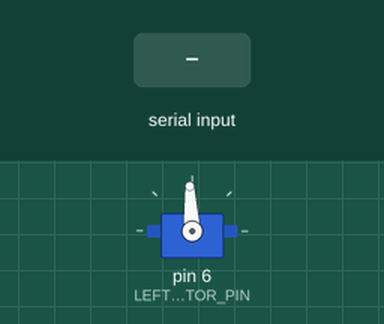
This sketch was run on a simulated Arduino Uno, built with avr-gcc and run on an emulated ATmega328P. Shown: servo. The inputs (shaded band) are chosen by the test bench.

Above: at 6.2 s.
6.3 s: "90,45\n" received over Serial
At 7.6 s:
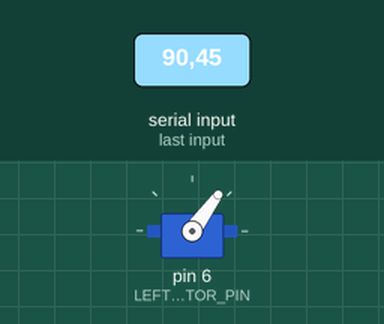
Timing chart, 0 to 9.3 s (numbered marks = the images above; inputs shaded):
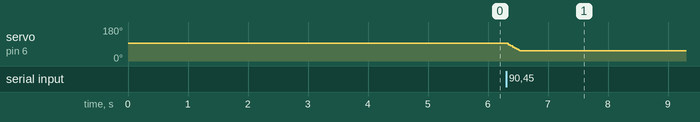

Measured:
- after the input at 6.3 s, servo on pin 6 (LEFT_MOTOR_PIN): 93° → 54° at once

The sketch:

test_motor.ino
```cpp
#include "config.h"
#include "types.h"
#include "motor.h"

//            7            , 1900            , 1100            , 1500
Motor aMotor(LEFT_MOTOR_PIN, ESC_FULL_FORWARD, ESC_FULL_REVERSE, ESC_STOP_SIGNAL);

void setup()
{
    Serial.begin(9600);
    while(!Serial);
    aMotor.begin();
    delay(5000);        // Give the ESC time to see the motor.
}

void loop()
{
    if (Serial.available() > 0)        // Use the serial monitor to change the speed.
    {
        int speed = Serial.parseInt();
        aMotor.updateSpeed(speed);

        if (Serial.available() > 0)    // Make sure it's fully empty
        {
            Serial.read();
        }
    }
}
```

motor.h
```cpp
#ifndef MOTOR_H
#define MOTOR_H

    #include "types.h"
    #include <Servo.h>

    // This class is intended to be used with an ElectronicSpeedController.
    // We are using the BlueRobotics ESC.
    // In that case, a more appropriate name may be ESC or the full name.
    // However, in our abstraction for the Boat, the ESC is effectively the motor
    // so I've decided to name the class motor.
    class Motor
    {
        public:
            Motor(uint8_t pwm, int forward_limit, int reverse_limit, int stop)
            {
                // The ESC has a PWM pin for speed control.
                // The PWM has a 20 us period and valid speeds are typically between 1100 and 1900.
                // For us the stoping value is around 1500.
                // Anything lower down to 1100 is reverse and anything great up to 1900 is forward.
                // But I've made them modular in case we use a difference ESC that works differently one day.

                pwmPin = pwm;
                MAX_FORWARD = forward_limit;
                MAX_REVERSE = reverse_limit;
                STOP = stop;
            }

            void begin()
            {
                // To provide the PWM signal, Arduino has the Servo class.
                // We are basically building a fancy wrapper for the servo class...
                motor.attach(pwmPin);
                currentSpeed = STOP;
                motor.writeMicroseconds(STOP);
            }

            void updateSpeed(int targetSpeed)
            {
                targetSpeed = clampSpeed(targetSpeed);
                while(currentSpeed != targetSpeed)
                {
                    // The right hand side of this line of code is called
                    // a ternary operator.
                    //              (condition) ? (value if true)  : (value if false)
                    currentSpeed += (currentSpeed < targetSpeed) ? (1) : (-1);
                    motor.writeMicroseconds(currentSpeed);
                    delayMicroseconds(500);
                }
            }

        private:
            uint8_t pwmPin;
            int currentSpeed;
            Servo motor;

            int STOP;
            int MAX_FORWARD;
            int MAX_REVERSE;

            int clampSpeed(int speed)
            {
                if (speed > MAX_FORWARD)
                {
                    return MAX_FORWARD;
                }
                else if (speed < MAX_REVERSE)
                {
                    return MAX_REVERSE;
                }
                else
                {
                    return speed;
                }
            }

    };

#endif
```

types.h
```cpp
#ifndef TYPES_H
#define TYPES_H

    #include "config.h"

    // Structs are like arrays, but
    // instead of requiring the same type
    // we can use different types.
    // Each element in the struct is called
    // a "member".
    // To access memebers, we use
    // StructName.MemberName  <- notice the '.'

    /*===================================================
        Navigation / GPS DATA Structures and Classes

        GlobalPositioningData contains infomration from the GPS.

        GlobalPositioning manages the ineraction with the module itself

        Point contains a latitude and longitude pair

        Date contains the date
      ===================================================*/

    class Point
    {
        // The point class contains a latitude and longitude.
        // Given another point, it can calculate the distance to that point
        // and the required heading to reach that point.
        public:
            long latitude;  // Latitude  degrees * 10e-6
            long longitude; // Longitude degrees * 10e-6

            // Default to 0 constructor
            Point()
            {
                latitude  = 0;
                longitude = 0;
            }

            // Pass in lat and lon values
            Point(long lat, long lon)
            {
                latitude = lat;
                longitude = lon;
            }

            // The first const says that we won't modify the point that is named "other".
            // The second const says that we won't modify *this* instance of point.
            double distanceTo(const Point& other) const
            {
                // returns distance in meters between two positions, both specified
                // as signed decimal-degrees latitude and longitude. Uses great-circle
                // distance computation for hypothetical sphere of radius 6372795 meters.
                // Because Earth is no exact sphere, rounding errors may be up to 0.5%.
                // Courtesy of Maarten Lamers. Modified for the Point class by Wesley Cooke

                double lat1   =  (double)latitude / 10000000.0; // Convert lat and long to degrees
                double long1  =  (double)longitude  / 10000000.0;
                double lat2   =  (double)other.latitude  / 10000000.0;
                double long2  =  (double)other.longitude  / 10000000.0;
                double delta  = radians(long1-long2);
                double sdlong = sin(delta);
                double cdlong = cos(delta);
                lat1          = radians(lat1);
                lat2          = radians(lat2);
                double slat1  = sin(lat1);
                double clat1  = cos(lat1);
                double slat2  = sin(lat2);
                double clat2  = cos(lat2);
                delta         = (clat1 * slat2) - (slat1 * clat2 * cdlong);
                delta         = sq(delta);
                delta        += sq(clat2 * sdlong);
                delta         =  sqrt(delta);
                double denom  = (slat1 * slat2) + (clat1 * clat2 * cdlong);
                delta         = atan2(delta, denom);
                return delta * 6372795;
            }

            double getTargetHeading(const Point& other) const
            {
                // returns course in degrees (North=0, West=270) from position 1 to position 2,
                // both specified as signed decimal-degrees latitude and longitude.
                // Because Earth is no exact sphere, calculated course may be off by a tiny fraction.
                // Courtesy of Maarten Lamers. Modified for the Point class by Wesley Cooke.

                double lat1  =  (double)latitude  / 10000000.0; // Convert lat and long to degrees
                double long1 =  (double)longitude  / 10000000.0;
                double lat2  =  (double)other.latitude  / 10000000.0;
                double long2 =  (double)other.longitude / 10000000.0;
                double dlon  = radians(long2-long1);
                lat1         = radians(lat1);
                lat2         = radians(lat2);
                double a1    = sin(dlon) * cos(lat2);
                double a2    = sin(lat1) * cos(lat2) * cos(dlon);
                a2           = cos(lat1) * sin(lat2) - a2;
                a2           = atan2(a1, a2);

                if (a2 < 0.0)
                {
                    a2 += TWO_PI;
                }
                return degrees(a2);
            }
    };

    struct Date
    {
        uint16_t year;
        uint8_t month;
        uint8_t day;
        uint8_t hour;
        uint8_t minute;
        uint8_t second;
    };

    struct GlobalPositioningData
    {
        Date date;
        Point position;

        uint8_t fixType;
        bool gnssFixOK;
        bool headVehValid;
        bool invalid_llh;
        uint8_t SIV;           // Satellites in View
        long groundSpeed;      // mm/s
        long headingMotion;    // degrees * 1e-5
        long headingVehicle;   // degrees * 1e-5
    };

    /* =======================================================
        System State

         The navigation state contains information used
         to make decisions about how to control WIL's heading

         MotorState contians the speed of the motors
       =======================================================*/
    struct NavigationState
    {
        double distanceToWaypoint;  // Meters
        double targetHeading;       // degrees 0-360
        double currentHeading;      // degrees 0-360
        double headingError;        // Normalized Error [-1, 1]
        double gpsError;            // Degrees, difference GPS vs heading sensor
        double averageGPSError;     // degrees, running average
        int waypointIndex;          // current waypoin index
        int numWaypoints;           // total number of waypoints
    };

    /*======================================
        Sensor Data
         EcoData contains the readings from
         the atlas scientific sensors.
      ======================================*/

    struct EcoData
    {
        float DO;            // Dissolved Oxygen
        float ORP;           // Oxidation-Reduction Potential
        float pH;
        float conductivity;  // Electrical Conductivity
        float waterTemp;     // Temperature in Celcius
    };

    /* ===========================================================================
        Program Modes of Operation

        An enumeration (or enum) is a user defined data type that contains
        a set of named integer constants. It is used to assign meaningful
        names to integer values, which makes a program easy to read and maintain.
        https://www.geeksforgeeks.org/c/enumeration-enum-c/
       ===========================================================================*/

    enum ProgramMode : uint8_t
    {
        REMOTECONTROL = 0,
        AUTONOMOUS    = 1,
        TUGBOAT       = 2
    };

    /* ===========================================================================
        Heading Average
        This struct is used to implement a circular array.
        This means that when the last index is reached, the array
        wraps back around to the front of the array.

        (So structs can also have method associated with them, which basically
        makes them a class, but we don't have to dig too deep here. I'm only
        doing this because these variables are always used with these methods)
    ===========================================================================*/
    class HeadingAverage
    {
        private:
            double sinValues[HEADING_AVERAGE_LIMIT];
            double cosValues[HEADING_AVERAGE_LIMIT];
            byte count;
            byte frontIndex;
            double sinSum;
            double cosSum;

        public:
            HeadingAverage()
            {
                reset();
            }
            void update(double angleDegrees)
            {
                // This method will update our average given a new value.

                if (count >= HEADING_AVERAGE_LIMIT)
                {
                    // Remove the oldest value
                    sinSum -= sinValues[frontIndex];
                    cosSum -= cosValues[frontIndex];
                } else
                {
                    count++;
                }
                // Get the x and y components
                double sinVal = sin(radians(angleDegrees));
                double cosVal = cos(radians(angleDegrees));
                //Add the components to the sum
                sinSum += sinVal;
                cosSum += cosVal;
                // Keep the value for later
                sinValues[frontIndex] = sinVal;
                cosValues[frontIndex] = cosVal;
                // Increment our front
                frontIndex = (frontIndex + 1) % HEADING_AVERAGE_LIMIT;
            }

            // This method doesn't modify the object state, so we mark it as const.
            double get() const
            {
                if (count == 0) return 0.0;
                return degrees(atan2(sinSum, cosSum));
            }

            void reset()
            {
                count = 0;
                frontIndex = 0;
                sinSum = 0;
                cosSum = 0;
                for (int i = 0; i < HEADING_AVERAGE_LIMIT; i++) {
                    sinValues[i] = 0;
                    cosValues[i] = 0;
                }
            }
    };

#endif
```

config.h
```cpp
#ifndef CONFIG_H
#define CONFIG_H
    /* ===================================================================================
        These variables are ones that may be useful to change at some point in time.
        I've grouped them together in this file. As a design principle, I didn't want these hard
        coded into the classes. Instead, the class should own it's own copy. This makes the
        classes reusable in other code independint of this config file.

        The keyword "const" is useful to ensure a value is not changed at run time.
        The keyword "constexpr" is useful to ensure a value is not changed at compile time.
       ====================================================================================*/

    /* =============
        Debug Flags
       ============= */
    constexpr bool DEBUG_PRINT_GPS_DATA = true;
    constexpr bool DEBUG_PRINT_SD_LOG   = true;
    constexpr bool DEBUG_PRINT_SERIAL   = true;

    /* ================
        Path Constants
       ================ */
    constexpr int MAX_WAYPOINTS = 200;

    /* ===========================
        Heading Control Constants
       =========================== */
    constexpr double ACCEPTABLE_HEADING_ERROR = 0.02;
    constexpr int HEADING_AVERAGE_LIMIT    = 100;

    /* =================
        Serial Settings
       ================= */
    constexpr unsigned long SERIAL_RADIO_BAUD = 57600;
    constexpr unsigned long DEBUG_SERIAL_BAUD = 9600;

    /* ===============
        I2C Addresses
       =============== */
    constexpr uint8_t   GPS_I2C_ADD = 0x42;
    constexpr uint8_t  ATLAS_DO_ADD = 0x61;
    constexpr uint8_t ATLAS_ORP_ADD = 0x62;
    constexpr uint8_t  ATLAS_PH_ADD = 0x63;
    constexpr uint8_t   ATLAS_C_ADD = 0x64;
    constexpr uint8_t       BNO_ADD = 0x28;

    constexpr int I2C_TIMEOUT_MS = 100;

    /* =====================
        Sensor Configs
       =====================*/
    constexpr int ATLAS_SENSOR_DELAY_MS = 1000; // How long each atlas sensor has to wait before getting data.
    constexpr int ONE_WIRE_BUS = 13;

    /* =========
        SD Card
       ========= */
    constexpr int SD_CHIP_SELECT = 48;
    constexpr const char* GPS_DATA_FILE   = "GPSData.csv";
    constexpr const char* ECO_DATA_FILE   = "ECO.csv";
    constexpr const char* ECO_REMOTE_FILE = "ECOR.csv";
    constexpr const char* PATH_FILE       = "path.csv";

    /* =======================
        ESC Control Variables
       ======================= */
    constexpr int LEFT_MOTOR_PIN  = 6;         // Must be a PWM
    constexpr int RIGHT_MOTOR_PIN = 7;         // Must be a PWM
    constexpr int MOTOR_SETUP_DELAY_MS = 5000; // Delay to allow ESC startup
    constexpr int ESC_STOP_SIGNAL  = 1500;     // Neutral Speed
    constexpr int ESC_FULL_FORWARD = 1900;     // Full Throttle Forward
    constexpr int ESC_FULL_REVERSE = 1100;     // Full throttle reverse
    constexpr int ESC_UPDATE_DELAY_US = 20;    // Delay between ESC updates to make smooth changes

    constexpr int ESC_ROTATE_FORWARD  = 1700;
    constexpr int ESC_ROTATE_REVERSE  = 1280;

    /* =========================
        RGB LED Pin Assignments
       ========================= */
    constexpr int RGB_R = 86;
    constexpr int RGB_G = 87;
    constexpr int RGB_B = 88;

    /* =========================
    Remote Control Constants
    ========================= */
    constexpr unsigned long MAX_WAIT_MS = 150; // Ammount of time to wait for full packet to be recieved before moving on.

#endif
```
